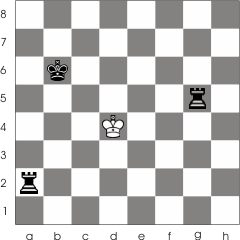
#> input picture Old/imgs/chess.png, 240 x 240 px
$ python hough_transform_fixed.py   (Python 2 division)   (older library calls are emulated)
#> lines starting #> are read from the running program, lines starting #| are printed output that depends on the picture
import numpy as np
from scipy import misc
import cv2


def hough_line(img, angle_step=1):
    """
  Hough transform for lines

  Input:
  img - 2D binary image with nonzeros representing edges
  angle_step - Spacing between angles to use every n-th angle
    between -90 and 90 degrees. Default step is 1.

  Returns:
  accumulator - 2D array of the hough transform accumulator
  theta - array of angles used in computation, in radians.
  rhos - array of rho values. Max size is 2 times the diagonal
         distance of the input image.
  """
    # Rho and Theta ranges
    print "in function"
    thetas = np.deg2rad(np.arange(-90.0, 90.0, angle_step))
    width, height = img.shape
    diag_len = int(np.ceil(np.sqrt(width * width + height * height)))
    rhos = np.linspace(-diag_len, diag_len, diag_len * 2.0)

    # Cache some resuable values
    cos_t = np.cos(thetas)
    sin_t = np.sin(thetas)
    num_thetas = len(thetas)

    # Hough accumulator array of theta vs rho
    accumulator = np.zeros((2 * diag_len, num_thetas), dtype=np.uint64)
    y_idxs, x_idxs = np.nonzero(img)  # (row, col) indexes to edges

    # Vote in the hough accumulator
    for i in range(len(x_idxs)):
        x = x_idxs[i]
        y = y_idxs[i]

        for t_idx in range(num_thetas):
            # Calculate rho. diag_len is added for a positive index
            rho = int(round(x * cos_t[t_idx] + y * sin_t[t_idx]) + diag_len)
            accumulator[rho, t_idx] += 1
    print "Done Accumelator"
    return accumulator, thetas, rhos

def show_hough_line(img, accumulator):
    import matplotlib.pyplot as plt

    fig, ax = plt.subplots(1, 2, figsize=(10, 10))

    ax[0].imshow(img, cmap=plt.cm.gray)
    ax[0].set_title('Input image')
    ax[0].axis('image')

    ax[1].imshow(
        accumulator, cmap='jet',
        extent=[np.rad2deg(thetas[-1]), np.rad2deg(thetas[0]), rhos[-1], rhos[0]])
    ax[1].set_aspect('equal', adjustable='box')
    ax[1].set_title('Hough transform')
    ax[1].set_xlabel('Angles (degrees)')
    ax[1].set_ylabel('Distance (pixels)')
    ax[1].axis('image')

    # plt.axis('off')
    plt.savefig('./../imgs/chess_out2.png', bbox_inches='tight')
    plt.show()

def hough_simple_peaks(H, num_peaks):
    ''' A function that returns the number of indicies = num_peaks of the
        accumulator array H that correspond to local maxima. '''
    indices = np.argpartition(H.flatten(), -2)[-num_peaks:]
    return np.vstack(np.unravel_index(indices, H.shape)).T

if __name__ == '__main__':

    imgpath = './../imgs/chess.png'

    img = cv2.imread(imgpath)
#> img is the input picture: shape (240, 240, 3); mean B, G, R 196.4, 196.9, 197.3
    cv2.imshow("Image", img)
    cv2.waitKey(0)

    gray = cv2.cvtColor(img, cv2.COLOR_BGR2GRAY)
    cv2.imshow("Image - GreyScale", gray)
    cv2.waitKey(0)


    edges = cv2.Canny(gray, 150, 250, apertureSize=3)
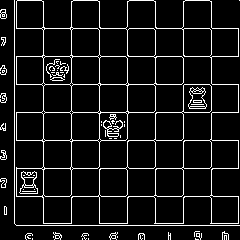
#> edges: shape (240, 240); 8.7% white in thin lines or dots
    cv2.imshow("edges - after canny", edges)
    cv2.waitKey(0)

    accumulator, thetas, rhos = hough_line(edges)
#> in hough_line, `y_idxs, x_idxs = np.nonzero(img)`: y_idxs = 5000 values from 0 to 239; x_idxs = 5000 values, max 239 at index 101, min 0 at index 195, mean 112.3
#> the loop in hough_line, `for i in range(len(x_idxs)):` made 5000 passes
#> x on passes 1 to 3: 14, 17, 18
#> after the loop in hough_line, `for i in range(len(x_idxs)):`:
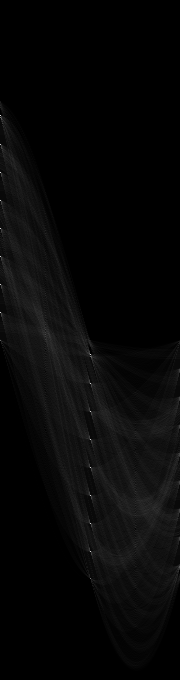
#> accumulator: shape (680, 180) uint64; min 0, max 224, mean 7.4
#> thetas = 180 values from -1.57 to 1.55; rhos = 680 values from -340 to 340


    R = hough_simple_peaks(accumulator,20)
#> in hough_simple_peaks, `indices = np.argpartition(H.flatten(), -2)[-num_peaks:]`: indices = 20 values, max 104130 at index 8, min 20700 at index 18, mean 60570
#> R = 20 rows, first 8: [439, 90], [228, 0], [200, 0], [551, 90], [383, 90], [256, 0], [411, 90], [467, 90]
    print R
#> (printed output is left out)
    # [4 lines of commented-out code are left out]
    for i in range(len(R)):
        # reverse engineer lines from rhos and thetas
        rho = rhos[R[i][0]]
        theta = thetas[R[i][1]]
        a = np.cos(theta)
        b = np.sin(theta)
        x0 = a * rho
        y0 = b * rho
        x1 = int(x0 + 1000 * (-b))
        y1 = int(y0 + 1000 * (a))
        x2 = int(x0 - 1000 * (-b))
        y2 = int(y0 - 1000 * (a))

        cv2.line(img, (x1, y1), (x2, y2), (0, 0, 255), 2)
#> this loop made 20 passes
#> (rho, theta, a, b, x0, y0, x1, y1) on passes 1 to 12: (99.65, 0, 1, 0, 99.65, 0, 99, 1000), (-111.7, -1.57, 6.12e-17, -1, -6.84e-15, 111.7, 1000, 111), (-139.7, -1.57, 6.12e-17, -1, -8.55e-15, 139.7, 1000, 139), (211.8, 0, 1, 0, 211.8, 0, 211, 1000), (43.56, 0, 1, 0, 43.56, 0, 43, 1000), (-83.62, -1.57, 6.12e-17, -1, -5.12e-15, 83.62, 1000, 83), (71.61, 0, 1, 0, 71.61, 0, 71, 1000), (127.7, 0, 1, 0, 127.7, 0, 127, 1000), (238.9, 0, 1, 0, 238.9, 0, 238, 1000), (-27.54, -1.57, 6.12e-17, -1, -1.69e-15, 27.54, 1000, 27), (16.52, 0, 1, 0, 16.52, 0, 16, 1000), (0.501, -1.57, 6.12e-17, -1, 3.07e-17, -0.501, 1000, 0)
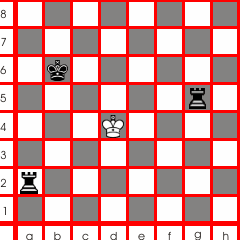
#> img: shape (240, 240, 3); mean B, G, R 152.4, 152.8, 210.1

    cv2.imshow("imageafter",img)
    cv2.waitKey(0)
    #cv2.line(img, (x1, y1), (x2, y2), (0, 0, 255), 2)
    #cv2.imshow("imageafter2",img)
    #cv2.waitKey(0)

'''
    imgpath = './../imgs/chess.png'

    # OpenCV
    img = cv2.imread(imgpath)
    cv2.imshow("Image", img)
    cv2.waitKey(0)

    gray = cv2.cvtColor(img, cv2.COLOR_BGR2GRAY)
    cv2.imshow("Image - GreyScale", gray)
    cv2.waitKey(0)

    edges = cv2.Canny(gray, 150, 250, apertureSize=3)
    cv2.imshow("edges - after canny", edges)
    cv2.waitKey(0)

    #scipy.misc

    #img = misc.imread(imgpath, flatten=True)


    #code
    accumulator, thetas, rhos = hough_line(edges)
    print "After Lines Accumelator"
    show_hough_line(img, accumulator)
    print "After Show Accumelator"
    #print thetas
    #print rhos
    print accumulator
#     lines = cv2.HoughLines(edges, 1, np.pi / 180, 200)


    lines = cv2.HoughLines(edges, 1, np.pi / 180, 200)
    for rho, theta in lines[0]:
        a = np.cos(theta)
        b = np.sin(theta)
        x0 = a * rho
        y0 = b * rho
        x1 = int(x0 + 1000 * (-b))
        y1 = int(y0 + 1000 * (a))
        x2 = int(x0 - 1000 * (-b))
        y2 = int(y0 - 1000 * (a))

        cv2.line(img, (x1, y1), (x2, y2), (0, 0, 255), 2)
'''
